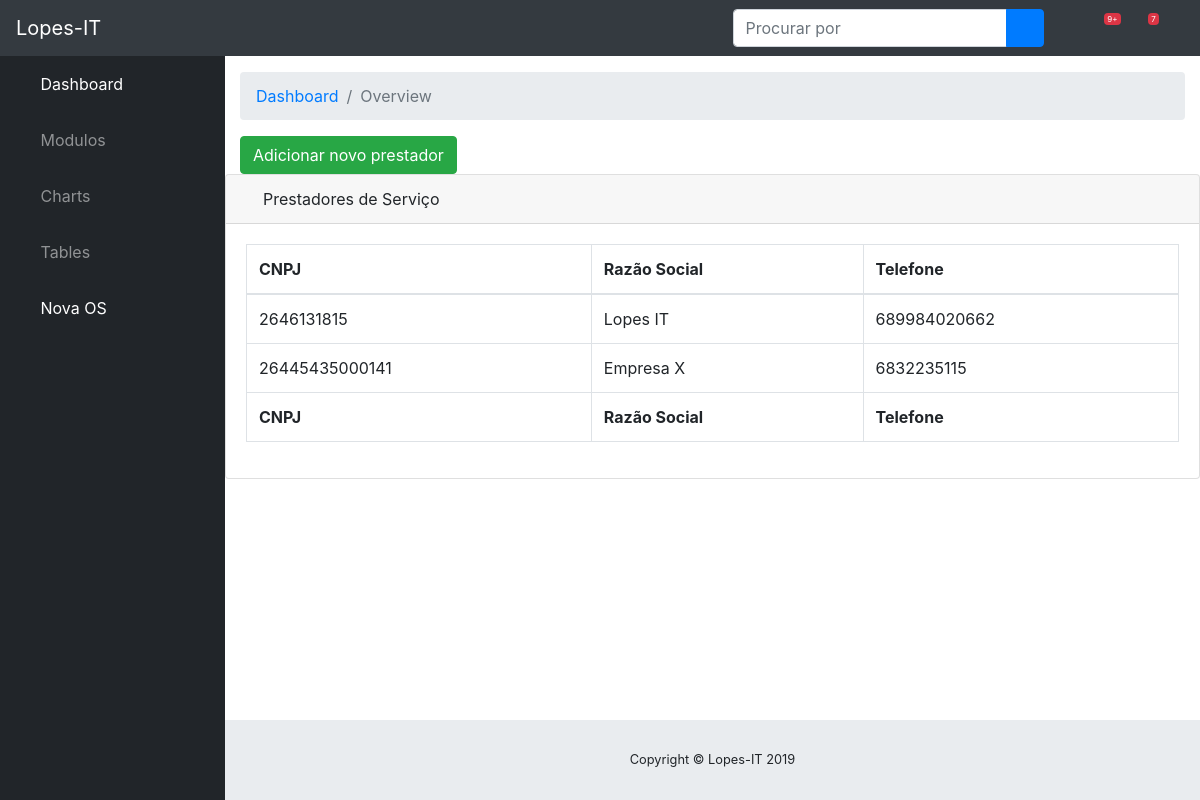
Page /prestador/ (signed in) on the earlier database version.
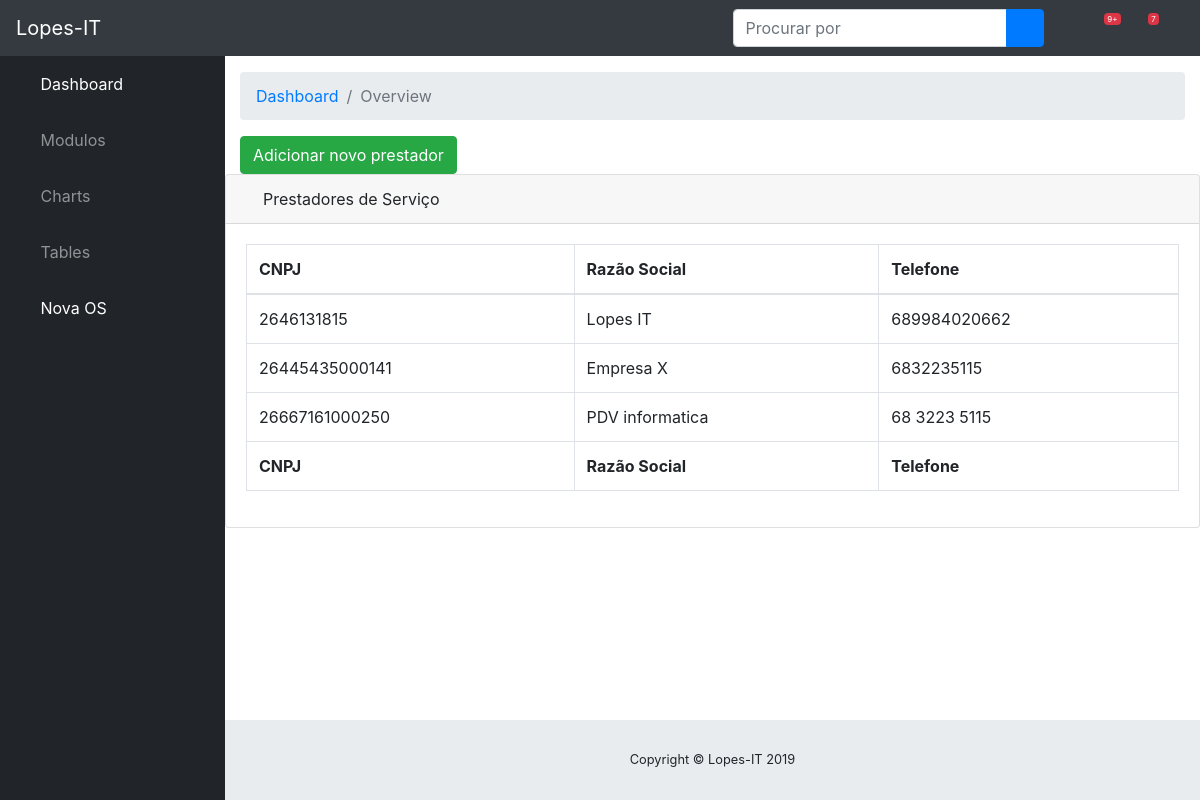
Same page on the later database version.
### patrimonial/models.py (models this page shows, shortened)
class Prestador_servico(models.Model):
    cnpj = models.IntegerField('CNPJ')
    razao_social = models.CharField(max_length=50)
    endereco = models.CharField(max_length=50)
    bairro = models.CharField(max_length=20)
    cep = models.IntegerField('CEP')
    telefone = models.CharField(max_length=20)

### patrimonial/views.py (the view)
# urls.py: path('prestador/', prestador, name='prestador'),
@login_required
def prestador(request):
    prestador = Prestador_servico.objects.all()
    return render(request, 'prestador.html', locals())

### templates/prestador.html (shortened to what this page needs)
<!DOCTYPE html>
{% extends 'base.html' %}
{% load static %}
{% block conteudo %}
    <a href="{% url 'add_prestador' %}">
      <button class="btn btn-success">Adicionar novo prestador</button>
      </a>
        </div>
        <div class="card mb-3">
          <div class="card-header">
            <i class="fas fa-table"></i> Prestadores de Serviço</div>
          <div class="card-body">
            <div class="table-responsive">
              <table class="table table-bordered" id="dataTable" width="100%" cellspacing="0">
                <thead>
                  <tr>
                    <th>CNPJ</th>
                    <th>Razão Social</th>
                    <th>Telefone</th>
                  </tr>
                </thead>
                <tfoot>
                  <tr>
                    <th>CNPJ</th>
                    <th>Razão Social</th>
                    <th>Telefone</th>
                  </tr>
                </tfoot>
                <tbody>
                {% for i in prestador %}
                <tr>
                    <td>{{ i.cnpj }}</td>
                    <td>{{ i.razao_social }}</td>
                    <td>{{ i.telefone }}</td>
                  </tr>
                {% endfor %}
{% endblock %}

Differences in the rows shown:
added Prestador_servico: cnpj "26667161000250", razao_social "PDV informatica", telefone "68 3223 5115"
